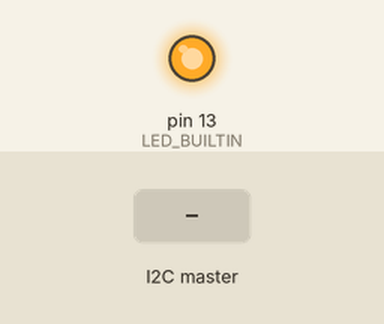
Recording of a sketch running on a simulated Arduino Uno, built with avr-gcc and run on an emulated ATmega328P. Parts: output pins drawn as LEDs (lit = HIGH). The inputs (shaded band) are chosen by the test bench. What the sketch prints to the serial monitor is not drawn.

Above: at 1.2 s.
1.3 s: the I2C master sends the byte 1
Timing chart, 0 to 4.3 s (numbered marks = the images above; inputs shaded):
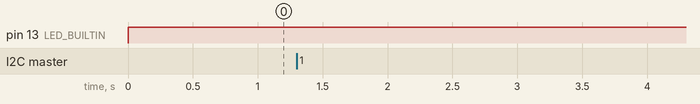

Measured:
- after the input at 1.3 s, every drawn part: stays the same

The sketch:

arduinoSlaveCode.ino
```cpp
#include <Wire.h>

volatile byte x = 0;

void setup() {
  Serial.begin(9600);
  Serial.println("Los gehts");
  // Define the LED pin as Output
  pinMode (LED_BUILTIN, OUTPUT);
  // Start the I2C Bus as Slave on address 8
  Wire.begin(8);
  Wire.setClock(100000L);
  // Attach a function to trigger when something is received.
  Wire.onReceive(receiveEvent);
  Serial.println("Initialisierung abgeschlossen ...");
}

void receiveEvent(int bytes) {
  x = Wire.read();    // read one character from the I2C
  Serial.println(x);
}

void loop() {
  //If value received is 0 blink LED for 200 ms
  if (x == 0) {
    digitalWrite(LED_BUILTIN, HIGH);
  }
  //If value received is 3 blink LED for 400 ms
  if (x == 3) {
    digitalWrite(LED_BUILTIN, LOW);
  }
}
```
